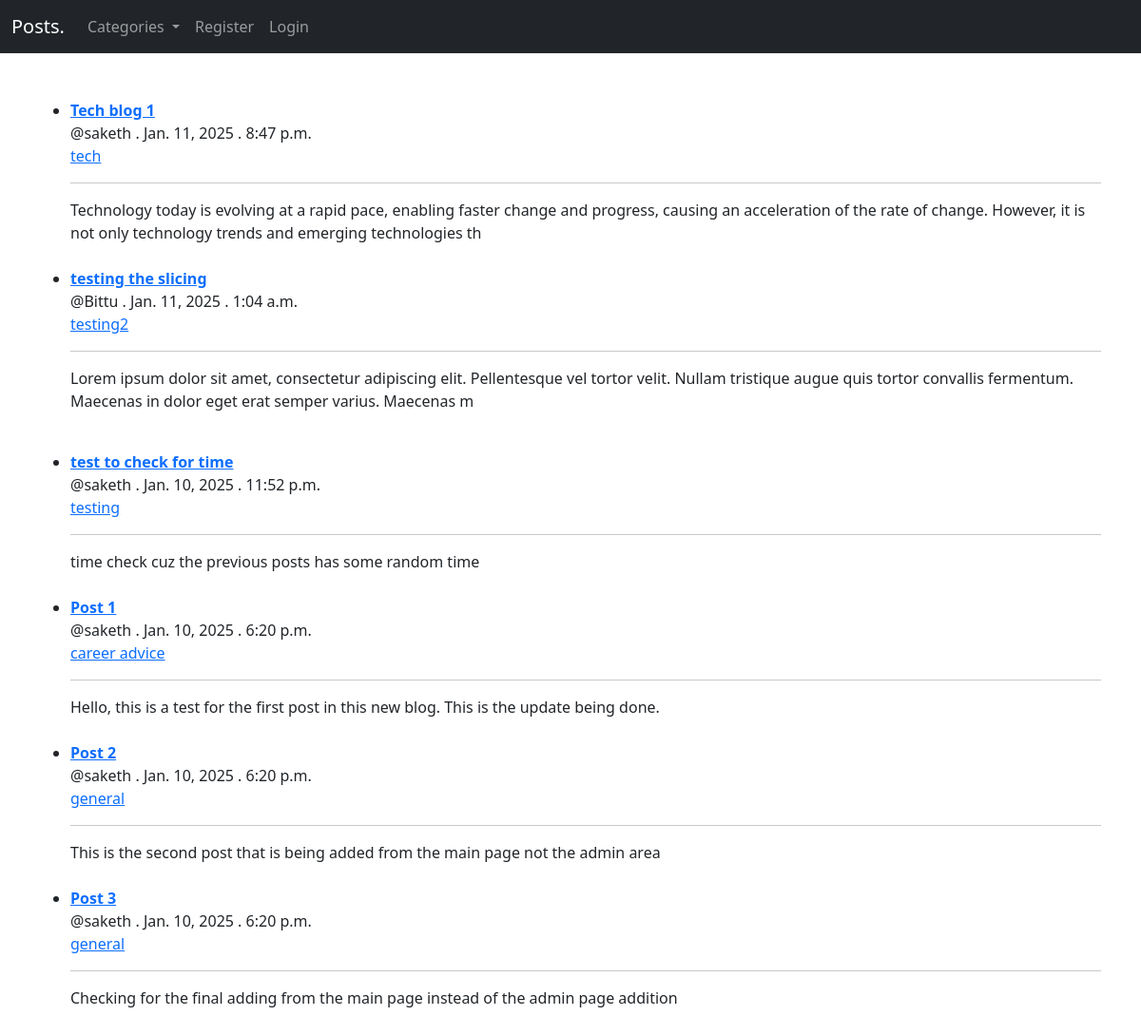
The page / on the database its author committed.
### startBlog/models.py (models this page shows, shortened)
class Post(models.Model):
    title = models.CharField(max_length=255)
    author = models.ForeignKey(User, on_delete=models.CASCADE) #If user is deleted then this removes all the posts from the user
    body = models.TextField()
    post_date = models.DateField(auto_now_add=True)
    post_time = models.TimeField(auto_now_add=True)
    category = models.CharField(max_length=255) #make sure that the categories doesn't contain special characters and the letters are always small letters not capital letters
    likes = models.ManyToManyField(User, related_name="blog_likes")

### startBlog/views.py (the view)
# urls.py: path('', HomeView.as_view(), name="home"), #using the class views
class HomeView(ListView):
    model = Post
    template_name = 'home.html'
    ordering = ['-post_date', '-post_time']
    def get_context_data(self, *args, **kwargs):
        cat_menu = Category.objects.all()
        context = super(HomeView, self).get_context_data(*args, **kwargs)
        context["cat_menu"] = cat_menu
        return context

### startBlog/models.py (called while the page is built)
    def __str__(self):
        return self.name

### startBlog/templates/home.html
{%  extends 'base.html' %}
{%  block content    %}
<br>
<ul>
{% for post in object_list %}
    <li><a href="{% url 'post-detail' post.pk %}"><b>{{  post.title }}</b></a><br/>
        @{{  post.author }} . {{ post.post_date }} . {{ post.post_time }}<br/>
        <a href="{% url 'category-view' post.category|slugify %}">{{  post.category }}</a><br>
        <hr>
        {{ post.body|slice:":200"|safe }}</li>
    <br>
{% endfor %}
</ul>
{%  endblock    %}

### rows shown on the page
Post: title "Tech blog 1", author "saketh", post_date "Jan. 11, 2025", post_time "8:47 p.m.", category "tech", body "Technology today is evolving at a rapid pace, enabling faster change and progress, causing an acceleration of the rate of change. However, it is not only technology trends and emerging technologies th"
Post: title "testing the slicing", author "Bittu", post_date "Jan. 11, 2025", post_time "1:04 a.m.", category "testing2", body "Lorem ipsum dolor sit amet, consectetur adipiscing elit. Pellentesque vel tortor velit. Nullam tristique augue quis tortor convallis fermentum. Maecenas in dolor eget erat semper varius. Maecenas m"
Post: title "test to check for time", author "saketh", post_date "Jan. 10, 2025", post_time "11:52 p.m.", category "testing", body "time check cuz the previous posts has some random time"
Post: title "Post 1", author "saketh", post_date "Jan. 10, 2025", post_time "6:20 p.m.", category "career advice", body "Hello, this is a test for the first post in this new blog. This is the update being done."
Post: title "Post 2", author "saketh", post_date "Jan. 10, 2025", post_time "6:20 p.m.", category "general", body "This is the second post that is being added from the main page not the admin area"
Post: title "Post 3", author "saketh", post_date "Jan. 10, 2025", post_time "6:20 p.m.", category "general", body "Checking for the final adding from the main page instead of the admin page addition"
